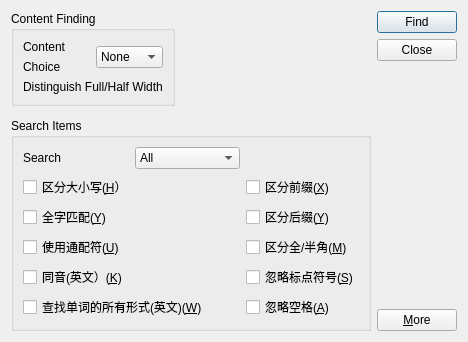
<?xml version="1.0" encoding="UTF-8"?>
<ui version="4.0">
 <class>ScalableDialog</class>
 <widget class="QDialog" name="ScalableDialog">
  <property name="geometry">
   <rect>
    <x>0</x>
    <y>0</y>
    <width>468</width>
    <height>300</height>
   </rect>
  </property>
  <property name="windowTitle">
   <string>Dialog</string>
  </property>
  <layout class="QGridLayout" name="gridLayout_3">
   <item row="0" column="0">
    <widget class="QGroupBox" name="primaryGroupBox">
     <property name="title">
      <string>Content Finding</string>
     </property>
     <layout class="QGridLayout" name="gridLayout">
      <item row="0" column="0">
       <widget class="QLabel" name="label">
        <property name="text">
         <string>Content</string>
        </property>
       </widget>
      </item>
      <item row="0" column="1" rowspan="2">
       <widget class="QComboBox" name="comboBox">
        <item>
         <property name="text">
          <string>None</string>
         </property>
        </item>
       </widget>
      </item>
      <item row="1" column="0">
       <widget class="QLabel" name="label_2">
        <property name="text">
         <string>Choice</string>
        </property>
       </widget>
      </item>
      <item row="2" column="0" colspan="2">
       <widget class="QLabel" name="label_3">
        <property name="text">
         <string>Distinguish Full/Half Width</string>
        </property>
       </widget>
      </item>
     </layout>
    </widget>
   </item>
   <item row="0" column="1">
    <spacer name="horizontalSpacer">
     <property name="orientation">
      <enum>Qt::Horizontal</enum>
     </property>
     <property name="sizeHint" stdset="0">
      <size>
       <width>179</width>
       <height>20</height>
      </size>
     </property>
    </spacer>
   </item>
   <item row="0" column="2" rowspan="3">
    <layout class="QVBoxLayout" name="verticalLayout">
     <item>
      <widget class="QPushButton" name="okButton">
       <property name="text">
        <string>Find</string>
       </property>
       <property name="default">
        <bool>true</bool>
       </property>
      </widget>
     </item>
     <item>
      <widget class="QPushButton" name="closeButton">
       <property name="text">
        <string>Close</string>
       </property>
      </widget>
     </item>
     <item>
      <spacer name="verticalSpacer">
       <property name="orientation">
        <enum>Qt::Vertical</enum>
       </property>
       <property name="sizeHint" stdset="0">
        <size>
         <width>20</width>
         <height>0</height>
        </size>
       </property>
      </spacer>
     </item>
     <item>
      <widget class="QPushButton" name="moreButton">
       <property name="text">
        <string>&amp;More</string>
       </property>
       <property name="checkable">
        <bool>true</bool>
       </property>
      </widget>
     </item>
    </layout>
   </item>
   <item row="1" column="0">
    <spacer name="verticalSpacer_2">
     <property name="orientation">
      <enum>Qt::Vertical</enum>
     </property>
     <property name="sizeHint" stdset="0">
      <size>
       <width>20</width>
       <height>28</height>
      </size>
     </property>
    </spacer>
   </item>
   <item row="2" column="0" colspan="2">
    <widget class="QGroupBox" name="secondaryGroupBox">
     <property name="title">
      <string>Search Items</string>
     </property>
     <layout class="QGridLayout" name="gridLayout_2">
      <item row="0" column="0">
       <widget class="QLabel" name="label_4">
        <property name="text">
         <string>Search</string>
        </property>
       </widget>
      </item>
      <item row="0" column="1">
       <widget class="QComboBox" name="comboBox_2">
        <item>
         <property name="text">
          <string>All</string>
         </property>
        </item>
       </widget>
      </item>
      <item row="1" column="0" colspan="2">
       <widget class="QCheckBox" name="checkBox">
        <property name="text">
         <string>区分大小写(&amp;H）</string>
        </property>
       </widget>
      </item>
      <item row="1" column="2">
       <widget class="QCheckBox" name="checkBox_9">
        <property name="text">
         <string>区分前缀(&amp;X)</string>
        </property>
       </widget>
      </item>
      <item row="2" column="0">
       <widget class="QCheckBox" name="checkBox_2">
        <property name="text">
         <string>全字匹配(&amp;Y)</string>
        </property>
       </widget>
      </item>
      <item row="2" column="2">
       <widget class="QCheckBox" name="checkBox_6">
        <property name="text">
         <string>区分后缀(&amp;Y)</string>
        </property>
       </widget>
      </item>
      <item row="3" column="0" colspan="2">
       <widget class="QCheckBox" name="checkBox_4">
        <property name="text">
         <string>使用通配符(&amp;U)</string>
        </property>
       </widget>
      </item>
      <item row="3" column="2">
       <widget class="QCheckBox" name="checkBox_7">
        <property name="text">
         <string>区分全/半角(&amp;M)</string>
        </property>
       </widget>
      </item>
      <item row="4" column="0" colspan="2">
       <widget class="QCheckBox" name="checkBox_3">
        <property name="text">
         <string>同音(英文）(&amp;K)</string>
        </property>
       </widget>
      </item>
      <item row="4" column="2">
       <widget class="QCheckBox" name="checkBox_10">
        <property name="text">
         <string>忽略标点符号(&amp;S)</string>
        </property>
       </widget>
      </item>
      <item row="5" column="0" colspan="2">
       <widget class="QCheckBox" name="checkBox_5">
        <property name="text">
         <string>查找单词的所有形式(英文)(&amp;W)</string>
        </property>
       </widget>
      </item>
      <item row="5" column="2">
       <widget class="QCheckBox" name="checkBox_8">
        <property name="text">
         <string>忽略空格(&amp;A)</string>
        </property>
       </widget>
      </item>
     </layout>
    </widget>
   </item>
  </layout>
 </widget>
 <tabstops>
  <tabstop>comboBox</tabstop>
  <tabstop>comboBox_2</tabstop>
  <tabstop>checkBox</tabstop>
  <tabstop>checkBox_2</tabstop>
  <tabstop>checkBox_4</tabstop>
  <tabstop>checkBox_3</tabstop>
  <tabstop>checkBox_5</tabstop>
  <tabstop>checkBox_9</tabstop>
  <tabstop>checkBox_6</tabstop>
  <tabstop>checkBox_7</tabstop>
  <tabstop>checkBox_10</tabstop>
  <tabstop>checkBox_8</tabstop>
  <tabstop>okButton</tabstop>
  <tabstop>closeButton</tabstop>
  <tabstop>moreButton</tabstop>
 </tabstops>
 <resources/>
 <connections>
  <connection>
   <sender>okButton</sender>
   <signal>clicked()</signal>
   <receiver>ScalableDialog</receiver>
   <slot>accept()</slot>
   <hints>
    <hint type="sourcelabel">
     <x>409</x>
     <y>23</y>
    </hint>
    <hint type="destinationlabel">
     <x>262</x>
     <y>57</y>
    </hint>
   </hints>
  </connection>
  <connection>
   <sender>closeButton</sender>
   <signal>clicked()</signal>
   <receiver>ScalableDialog</receiver>
   <slot>reject()</slot>
   <hints>
    <hint type="sourcelabel">
     <x>427</x>
     <y>50</y>
    </hint>
    <hint type="destinationlabel">
     <x>301</x>
     <y>68</y>
    </hint>
   </hints>
  </connection>
  <connection>
   <sender>moreButton</sender>
   <signal>toggled(bool)</signal>
   <receiver>secondaryGroupBox</receiver>
   <slot>setVisible(bool)</slot>
   <hints>
    <hint type="sourcelabel">
     <x>423</x>
     <y>279</y>
    </hint>
    <hint type="destinationlabel">
     <x>114</x>
     <y>143</y>
    </hint>
   </hints>
  </connection>
 </connections>
</ui>
